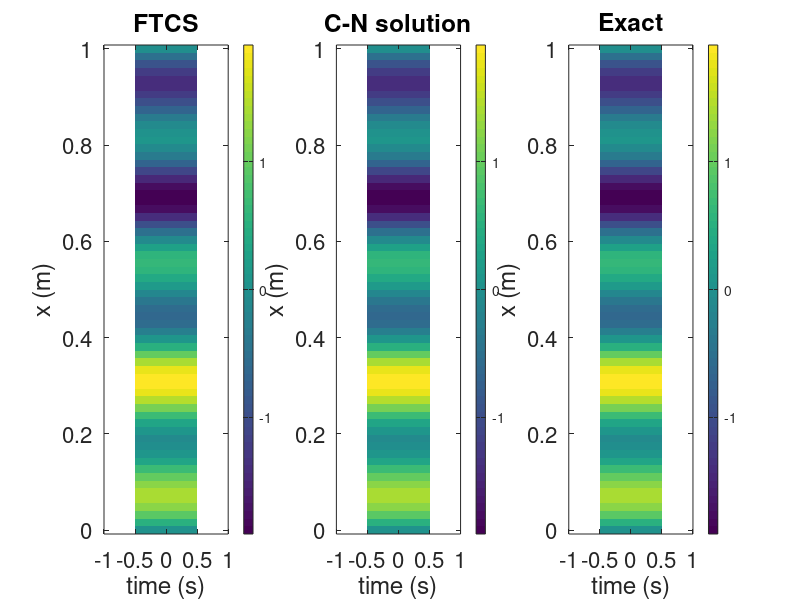

The MATLAB source for this figure:
%% Define a 1D space and time grid in x for test problem
lx=64;
a=0;     %here a,b are the endpoints of the x-domain
b=1;     %use a square region for a test problem
x=linspace(a,b,lx);
dx=x(2)-x(1);        %grid spacing

%% Define parameters of the parabolic equation, time variable
lambda=2;
tau=1/(2*pi/(2*dx))^2/lambda;    %diffusion time scale for the equation, based on smallest resolvable spatial mode
%dt=tau/5;              %time step

dtmargin=(5/2).*(dx^2/lambda);
dt=50*dtmargin;
tmin=0;
tmax=1024*tau;          %go out to three times the diffusion time scale for the smallest possible mode
t=tmin:dt:tmax;
lt=numel(t);

%% FTCS implementation
f=zeros(lx,lt);
f(:,1)=sin(2*pi*x)+sin(8*pi*x);

%FTCS iterations
for n=1:lt-1
    f(1,n+1)=0;   %assume temperature goes to some small number on left boundary
    for i=2:lx-1     %interior grid points
        f(i,n+1)=f(i,n)+dt/dx^2*lambda*(f(i+1,n)-2*f(i,n)+f(i-1,n));
    end %for
    f(lx,n+1)=0;  %assume temperature goes to some small number on right boundary
end %for


figure(1);
subplot(131);
imagesc(t,x,f);
colorbar;
axis xy;
xlabel('time (s)');
ylabel('x (m)')
title('FTCS')
set(gca,'FontSize',16);

% %% Creation of a Matlab movie
% figure(2);
% for n=1:lt
%     plot(x,f(:,n));
%     set(gca,'FontSize',16);
%     xlabel('x (m)');
%     ylabel('f(x)');
%     title(sprintf('f(x) @ t=%f',t(n)))
%     axis([0 1 -2 2]);
%     M(n)=getframe;
% end %for
% %movie(M);   %for whatever reason this doesn't store the axis labels and
% %title which makes it kind of worthless.  


%% Trapezoidal implementation, note matrix solutions are more efficiently handled thru tri-diagonal solver; Matlab built-in will detect automatically
f2=zeros(lx,lt);
A=sparse(lx,lx);   %allocate sparse array storage (this matrix is to be tridiag)
b=zeros(lx,1);

f2(:,1)=sin(2*pi*x)+sin(8*pi*x);
for n=2:lt-1
    A(1,1)=1;
    b(1)=0;
    for ix=2:lx-1
        %i-1 coeff
        A(ix+1,ix-1)=-lambda/dx^2;
        
        %i coeff
        A(ix+1,ix)=1/dt-2*lambda/dx^2;
        
        %i+1 coeff
        A(ix+1,ix+1)=-lambda/dx^2;
        
        b(ix)=f2(ix,n-1)/dt+(f2(ix+1,n-1)-2*f2(ix,n-1)+f2(ix-1,n-1))/dx^2*(lambda/2);
            
    end %for
    A(lx,lx)=1;
    b(lx)=0;
    
    fnow=A\b;
    f2(:,n)=fnow;
end %for

%%f2(ix,n-1)/dt+(f2(ix+1,n-1)-2*f2(ix,n-1)+f2(ix-1,n-1))/dx^2*(lambda/2);
%f2(i+1,n+1)*(-lambda/dx^2)+ ...
              %  f2(i,n+1)*(1/dt-2*lambda/dx^2)+ ...
               % f2(i-1,n+1)*(-lambda/dx^2);
%% Compare two solutions on plot
figure(1);
subplot(132);
imagesc(t,x,f2);
colorbar;
axis xy;
xlabel('time (s)');
ylabel('x (m)');
title('C-N solution');
set(gca,'FontSize',16);


%% Compute and plot the analytical solution (see course repository ./test_problems/ for derivation)
[T,X]=meshgrid(t,x);
tempexact=exp(-4*pi^2*lambda*T).*sin(2*pi*X)+exp(-64*pi^2*lambda*T).*sin(8*pi*X);

figure(1);
subplot(133);
imagesc(t,x,tempexact);
colorbar;
axis xy;
xlabel('time (s)');
ylabel('x (m)');
title('Exact');
set(gca,'FontSize',16);

%% Illustrate stability with FTCS


%% Adaptive time stepping?